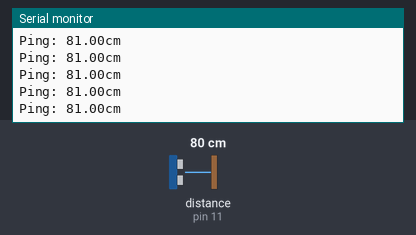
Recording of a sketch running on a simulated Arduino Uno, built with avr-gcc and run on an emulated ATmega328P. Parts: the last lines printed to the serial monitor. The test bench sets the inputs (shaded band); at power-on: distance to the obstacle (sensor on pin 11) 80 cm. The echo pulse lasts 58.3 µs per cm.

Above: at 1.2 s.
1.3 s: distance to the obstacle (sensor on pin 11) set to 2 cm
At 1.35 s:
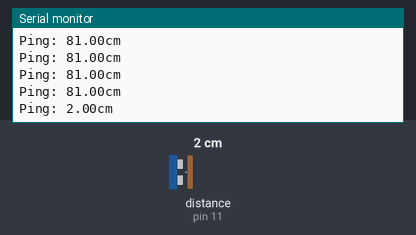
2.8 s: distance to the obstacle (sensor on pin 11) set to 4 cm
At 2.84 s:
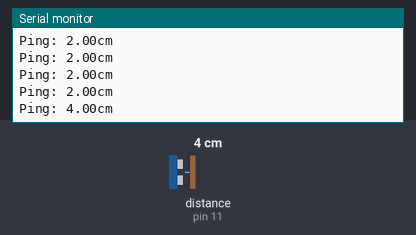
Timing chart, 0 to 5.8 s (numbered marks = the images above; inputs shaded):
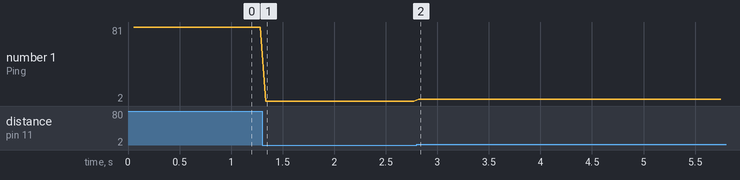

The sketch:

NewPingExample_2024_03_18.ino
```cpp
// ---------------------------------------------------------------------------
// Example NewPing library sketch that does a ping about 20 times per second.
// ---------------------------------------------------------------------------

#include <NewPing.h>

#define TRIGGER_PIN  12  // Arduino pin tied to trigger pin on the ultrasonic sensor.
#define ECHO_PIN     11  // Arduino pin tied to echo pin on the ultrasonic sensor.
#define MAX_DISTANCE 100 // Maximum distance we want to ping for (in centimeters). Maximum sensor distance is rated at 400-500cm.

NewPing sonar(TRIGGER_PIN, ECHO_PIN, MAX_DISTANCE); // NewPing setup of pins and maximum distance.

void setup() {
  Serial.begin(115200); // Open serial monitor at 115200 baud to see ping results.
}

void loop() {
  float distance=0.0;
  delay(50);                     // Wait 50ms between pings (about 20 pings/sec). 29ms should be the shortest delay between pings.
  distance=sonar.ping_cm();
  if(distance==0) distance=MAX_DISTANCE;
  Serial.print("Ping: ");
  Serial.print(distance); // Send ping, get distance in cm and print result (0 = outside set distance range)
  Serial.println("cm");
}
```

Measured:
- after the input at 1.3 s, the serial monitor: prints a new line at once (image 1)
- after the input at 2.8 s, the serial monitor: prints a new line at once (image 2)
- plotted number 1: 81 → 2 after the input at 1.3 s, 2 → 4 after the input at 2.8 s
